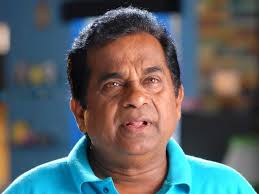
#> input picture image/input/image.png, 259 x 194 px
$ python main.py
#> lines starting #> are read from the running program, lines starting #| are printed output that depends on the picture
### modules/encrypt.py
import cv2
from modules.arnold import arnold_transform

def encrypt_image(input_path, key):
#> called with input_path = 'image/input/image.png', key = 197
    img = cv2.imread(input_path, 0)
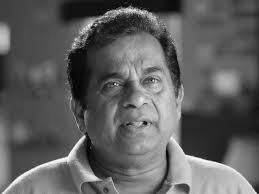
#> img: shape (194, 259); min 0, max 249, mean 95.1

    if img is None:
        print("❌ Image not found")
        return None

    img = cv2.resize(img, (256, 256))
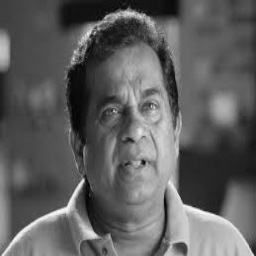
#> img: shape (256, 256); min 0, max 246, mean 95

    # Arnold Scramble
    scrambled = arnold_transform(img, iterations=5)

    # XOR Encryption
    encrypted = scrambled ^ key

    # Show image
    cv2.imshow("Encrypted Image", encrypted)
    cv2.waitKey(0)
    cv2.destroyAllWindows()

    return encrypted

### modules/arnold.py
import numpy as np

def arnold_transform(img, iterations=1):
#> called with iterations = 5
    n = img.shape[0]
#> n = 256
    result = img.copy()

    for _ in range(iterations):
        new_img = np.zeros_like(result)
        for x in range(n):
            for y in range(n):
                x_new = (x + y) % n
                y_new = (x + 2*y) % n
                new_img[x_new, y_new] = result[x, y]
        result = new_img
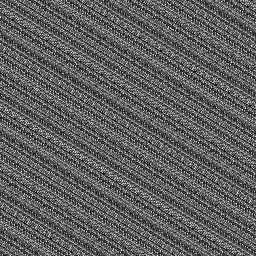
#> new_img: shape (256, 256); min 0, max 246, mean 95
#> in encrypt_image, `encrypted = scrambled ^ key`:
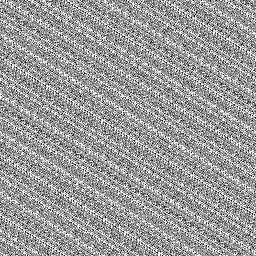
#> encrypted: shape (256, 256); min 0, max 255, mean 154.9
#> the answer given: 3

    return result


def inverse_arnold(img, iterations=1):
#> called with iterations = 5
    n = img.shape[0]
#> n = 256
    result = img.copy()

    for _ in range(iterations):
        new_img = np.zeros_like(result)
        for x in range(n):
            for y in range(n):
                x_new = (2*x - y) % n
                y_new = (-x + y) % n
                new_img[x_new, y_new] = result[x, y]
        result = new_img
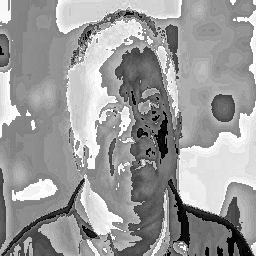
#> new_img: shape (256, 256); min 0, max 255, mean 154.9

    return result

### modules/decrypt.py
import cv2
from modules.arnold import inverse_arnold

def decrypt_image(encrypted_img, key):
    if encrypted_img is None:
        print("❌ No encrypted image")
        return

    # XOR Decryption
    decrypted = encrypted_img ^ key

    # Reverse Arnold
    original = inverse_arnold(decrypted, iterations=5)

    # Show image
    cv2.imshow("Decrypted Image", original)
    cv2.waitKey(0)
    cv2.destroyAllWindows()

### key.py
import random

def generate_key():
    key = random.randint(0, 255)
    print(f"🔑 Key Generated: {key}")
    return key

### main.py
from key import generate_key
from modules.encrypt import encrypt_image
from modules.decrypt import decrypt_image

input_path = "image/input/image.png"

# Step 1: Generate key
key = generate_key()

# Step 2: Encrypt & show
encrypted_img = encrypt_image(input_path, key)

# Step 3: Ask user for key
user_key = int(input("Enter key to decrypt: "))

# Step 4: Decrypt & show
decrypt_image(encrypted_img, user_key)
